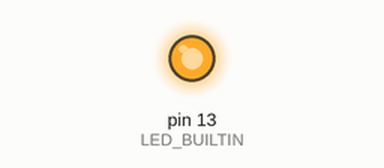
A sketch run on a simulated Arduino Uno, built with avr-gcc and run on an emulated ATmega328P. Shown: output pins drawn as LEDs (lit = HIGH).

Above: at 0.05 s.
At 21.05 s:
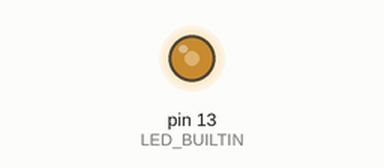
At 46.05 s:
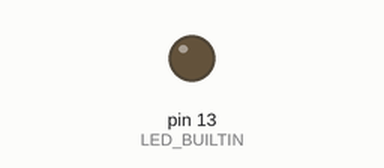
Timing chart, 0 to 60.0 s (numbered marks = the images above):
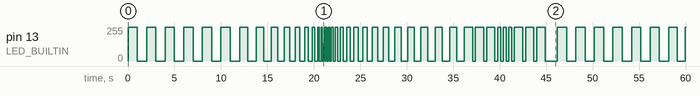

Measured:
- by itself, pin 13 (LED_BUILTIN): moves between 0/255 and 255/255, repeating every 46.2 s

The sketch:

day_1_onboard_led.ino
```cpp
/*
  based on Blink

  blink 1 second on and 1 second off

  blinks that get closer together and farther appart

  blink SOS
*/

// the setup function runs once when you press reset or power the board
void setup() {
  pinMode(LED_BUILTIN, OUTPUT);
}

// blink 1 second on 1 second off times times
void blink1SecondOnOffTimes(int times) {
  for(int i = 0; i < times; i++) {
    blinkFor(1000);
  }
}

void onOffFor(int onMillis, int offMillis) {
  digitalWrite(LED_BUILTIN, HIGH);
  delay(onMillis);
  digitalWrite(LED_BUILTIN, LOW);
  delay(offMillis);
}

void blinkFor(int millis) {
  onOffFor(millis, millis);
}

// the loop function runs over and over again forever
void loop() {
  // blink on and off 5 times
  blink1SecondOnOffTimes(5);

  // linear increase speed of blink
  for(int millis = 1000; millis > 0; millis -= 100) {
    blinkFor(millis);
  }

  // sinusoidal decrease in speed of blink
  for(int i = 100; i > 0; i -= 5) {
    int millis = 400.0 * (1.0 + cos(i/100.0 * PI));
    blinkFor(millis);
  }

  // SOS
  for(int i = 0; i < 3; i++) {
    onOffFor(900, 300);
  }
  for(int i = 0; i < 3; i++) {
    onOffFor(300, 300);
  }
  for(int i = 0; i < 3; i++) {
    onOffFor(900, 300);
  }
  delay(1000);
}
```
